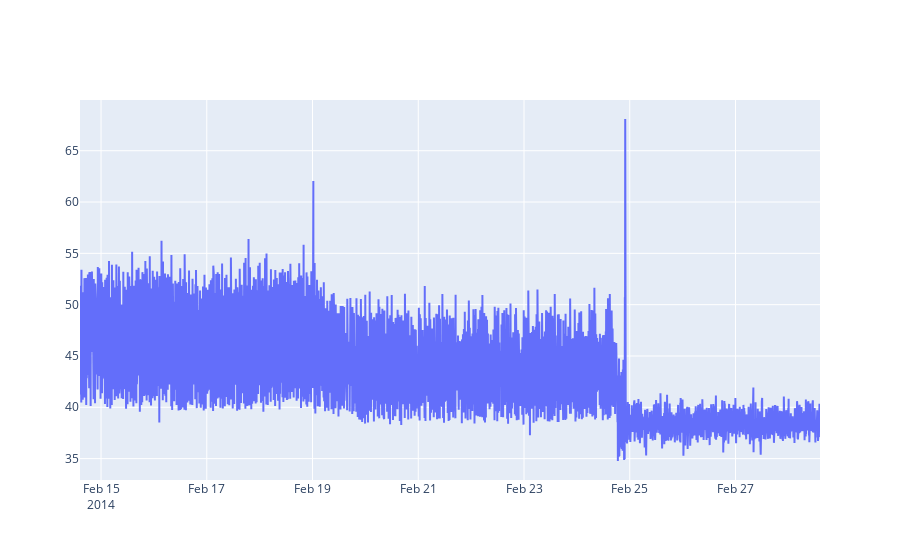

The cell this chart's notebook holds for it:
### Code cell
from plotly.offline import download_plotlyjs, init_notebook_mode, plot, iplot
import chart_studio.plotly as py
import matplotlib.pyplot as plt
from matplotlib import pyplot
import plotly.graph_objs as go
init_notebook_mode(connected=True)
import plotly.graph_objs as go
fig = go.Figure(data=[go.Scatter(x=full_df['timestamp'], y=full_df['value'])])
iplot(fig)

### Figure 1 — Plotly figure (JSON) as saved in the notebook; plotly's stock layout.template omitted (floating-point values rounded to 4 significant figures; data arrays with more than 128 entries replaced by an {"elided": "..."} marker saying what was removed)
{"data": [{"type": "scatter", "x": {"elided": "4032 str values"}, "y": {"elided": "4032 float values"}}], "layout": {}}
